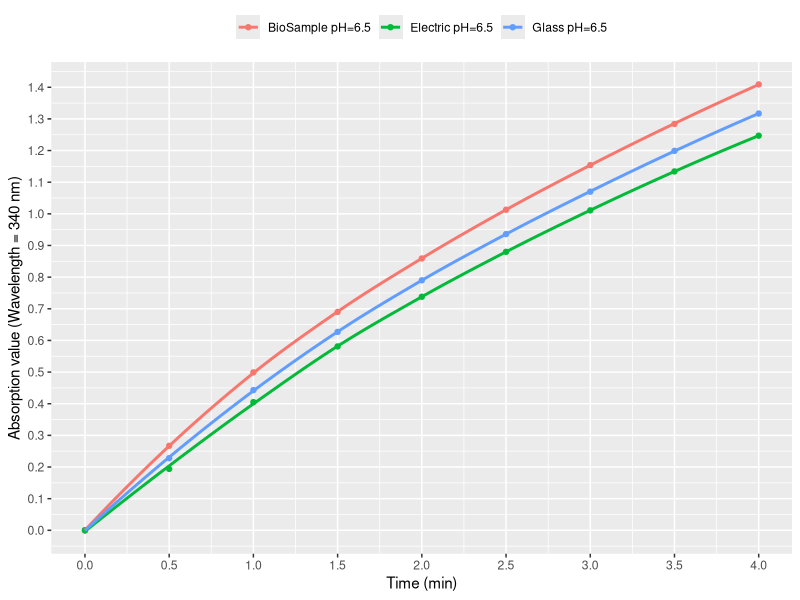
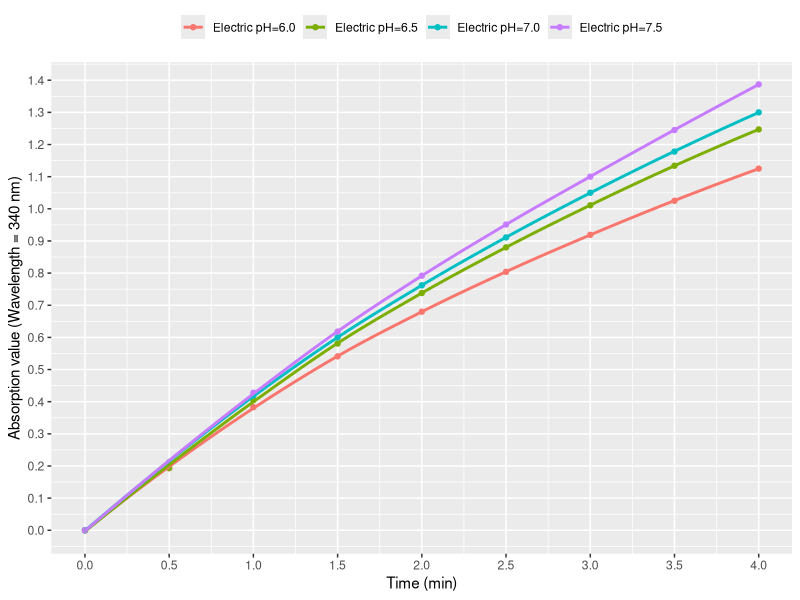

Reproduce these figures in R, in order.
library(tidyverse)
library(ggplot2)

absorption.data <- read.csv("abs_data.csv")
absorption.data.method <- absorption.data %>% filter(str_detect(Property, pattern = "pH=6.5"))
absorption.data.pH <- absorption.data %>% filter(str_detect(Property, pattern = "Electric"))

p <- ggplot(data=absorption.data.method,mapping=aes(x=time,y=Abs, group=Property, color=Property)) + geom_point() +stat_smooth(method = 'loess', se = F, formula = "y ~ x") + scale_y_continuous(breaks = seq(0,1.5,0.1)) + scale_x_continuous(breaks = seq(0,4,0.5)) + labs(x = "Time (min)", y = "Absorption value (Wavelength = 340 nm)") + guides(color=guide_legend(title = NULL)) + theme(legend.position="top")

p

plot_data <- ggplot_build(p)$data
p2 <- plot_data[[2]]

q <- ggplot(data=absorption.data.pH,mapping=aes(x=time,y=Abs, group=Property, color=Property)) + geom_point() +stat_smooth(method = 'loess', se = F, formula = "y ~ x") + scale_y_continuous(breaks = seq(0,1.5,0.1)) + scale_x_continuous(breaks = seq(0,4,0.5)) + labs(x = "Time (min)", y = "Absorption value (Wavelength = 340 nm)") + guides(color=guide_legend(title = NULL)) + theme(legend.position="top")

q

plot_data <- ggplot_build(q)$data
q2 <- plot_data[[2]]

if(0) {
  abs.g <- absorption.data %>% filter(str_detect(Property, pattern = "Glass"))
  abs.e <- absorption.data %>% filter(str_detect(Property, pattern = "Electric pH=6.5"))
  abs.6.5 <- abs.e
  abs.b <- absorption.data %>% filter(str_detect(Property, pattern = "BioSample"))
  abs.6.0 <- absorption.data %>% filter(str_detect(Property, pattern = "pH=6.0"))
  abs.7.0 <- absorption.data %>% filter(str_detect(Property, pattern = "pH=7.0"))
  abs.7.5 <- absorption.data %>% filter(str_detect(Property, pattern = "7.5"))
  
  predict(loess(abs.g$Abs ~ abs.g$time, abs.g), abs.g$time)
}



